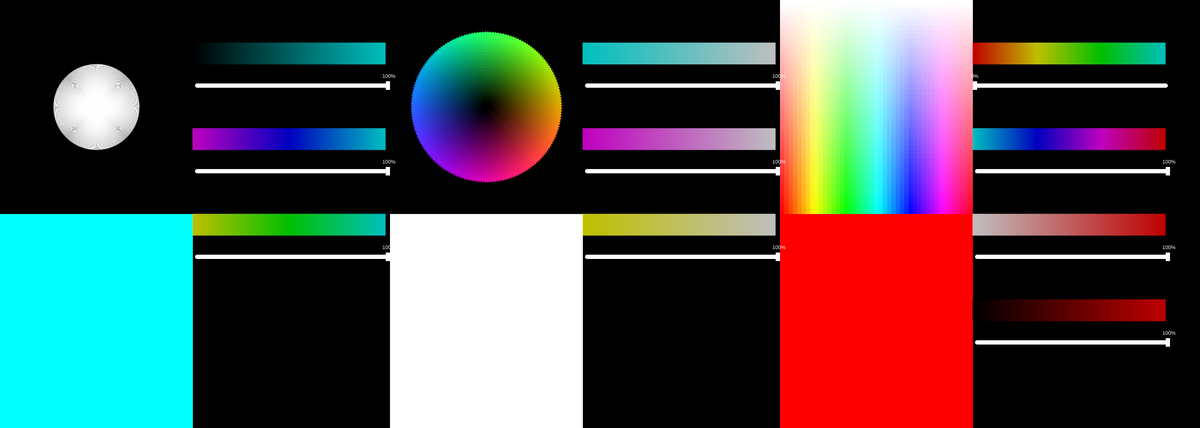
Frame 1 (no input)
Frame 60 (no input): identical to frame 1, image omitted
Frame 120 (the mouse pressed at the canvas centre since frame 60): identical to frame 1, image omitted

The p5.js sketch that drew this single still picture (run headless with seeded random() and noise() and a simulated clock; from frame 60 on, the mouse is pressed at the canvas centre):

// p5.js sketch
// ── sketch.js
let hsb = null;
let rgb = null;

function setup() {
  createCanvas(2800, 1000);
  lab = new ColorPickerLAB(createVector(0, 0), createVector(900, 1000), 10);
  rgb = new ColorPickerRGB(createVector(910, 0), createVector(900, 1000), 10);
  hsb = new ColorPicker(createVector(1820, 0), createVector(900, 1000), 10);
}

function draw() {
  background(0, 0, 0);
  hsb.display();
  rgb.display();
  lab.display();
  if (mouseIsPressed) {
    rgb.selectUpdate(mouseX, mouseY);
    hsb.selectUpdate(mouseX, mouseY);
    lab.selectUpdate(mouseX, mouseY);
  }
}

// ── ColorPicker.js
class ColorPicker {
    constructor(pos, size, resolution = 10) {
        this.pos = pos;
        this.size = size;
        this.resolution = resolution;
        colorMode(HSB, 1);
        this.selected = color(1, 1, 1);
        this.hue = 1;
        this.hue1 = new ScrollBar(createVector(pos.x + size.x / 2, pos.y + size.y / 5), createVector(size.x / 2, size.y / 2), 10, 0);
        this.hue2 = new ScrollBar(createVector(pos.x + size.x / 2, pos.y + 2 * size.y / 5), createVector(size.x / 2, size.y / 2), 10, 1);
        this.saturation = new ScrollBar(createVector(pos.x + size.x / 2, pos.y + 3 * size.y / 5), createVector(size.x / 2, size.y / 2), 10, 1);
        this.brightness = new ScrollBar(createVector(pos.x + size.x / 2, pos.y + 4 * size.y / 5), createVector(size.x / 2, size.y / 2), 10, 1);
    }

    showRange(pos, size, colorFunction) {
        colorMode(HSB, 1);
        for (let i = 0; i < size.x; i += 1) {
            strokeWeight(1);
            stroke(colorFunction(i));
            line(pos.x + i, pos.y, pos.x + i, pos.y + size.y);
        }
    }

    display() {
        colorMode(HSB, 1);
        for (let i = 0; i < this.size.x / 2; i += this.resolution) {
            for (let j = 0; j < this.size.y / 2; j += this.resolution) {
                let c = color(map(i, 0, this.size.x / 2, 0, 1), map(j, 0, this.size.y / 2, 0, 1), 1);
                fill(c);
                noStroke();
                rect(this.pos.x + i, this.pos.y + j, this.resolution, this.resolution);
            }
        }
        fill(this.selected);
        rect(this.pos.x, this.pos.y + this.size.y / 2, this.size.x / 2, this.size.y / 2);
        let colorFunctions = [
            (i) => color(map(i, 0, this.size.x / 2, 0, 0.5), this.saturation.value, this.brightness.value),
            (i) => color(map(i, 0, this.size.x / 2, 0.5, 1), this.saturation.value, this.brightness.value),
            (i) => color(this.hue, map(i, 0, this.size.x / 2, 0, 1), this.brightness.value),
            (i) => color(this.hue, this.saturation.value,map(i, 0, this.size.x / 2, 0, 1))
        ];
        for (let i = 0; i < 4; i += 1) {
            this.showRange(createVector(this.pos.x + this.size.x / 2, this.pos.y + (1 + i) * this.size.y / 5 - 100), createVector(this.size.x / 2, 50), colorFunctions[i]);
        }
        this.hue1.display();
        this.hue2.display();
        this.saturation.display();
        this.brightness.display();
    }

    selectUpdate(x, y) {
        colorMode(HSB, 1);
        if (this.hue1.click(x, y))
        {
            this.hue = this.hue1.value / 2;
        }
        if (this.hue2.click(x, y))
        {
            this.hue = this.hue2.value / 2 + 0.5;
        }
        this.saturation.click(x, y);
        this.brightness.click(x, y);
        this.selected = color(map(this.hue, 0, 1, 0, 1), map(this.saturation.value, 0, 1, 0, 1), map(this.brightness.value, 0, 1, 0, 1));
    }
}
// ── ColorPickerLAB.js
function LAB_sphere_cut(center, size, LWB) {
    let radius = LWB * 100;
    push();
    translate(center.x, center.y);
    for (let i = 0; i < TWO_PI; i += 0.01) {
        let x = radius * cos(i);
        let y = radius * sin(i);
        stroke(255);
        strokeWeight(1);
        line(0, 0, x, y);
    }
    pop();
}

class ColorPickerLAB {
    constructor(pos, size, resolution = 10) {
        this.pos = pos;
        this.size = size;
        this.resolution = resolution;
        colorMode(RGB, 1);
        this.selected = color(1, 1, 1);
        this.LWB = new ScrollBar(createVector(pos.x + size.x / 2, pos.y + size.y / 5), createVector(size.x / 2, size.y / 2), 10, 1);
        this.ARG = new ScrollBar(createVector(pos.x + size.x / 2, pos.y + 2 * size.y / 5), createVector(size.x / 2, size.y / 2), 10, 1);
        this.BYB = new ScrollBar(createVector(pos.x + size.x / 2, pos.y + 3 * size.y / 5), createVector(size.x / 2, size.y / 2), 10, 1);
        this.selected = this.updateColor(this.LWB.value, this.ARG.value, this.BYB.value);
    }

    showRange(pos, size, colorFunction) {
        colorMode(RGB, 1);
        for (let i = 0; i < size.x; i += 1) {
            strokeWeight(1);
            stroke(colorFunction(i));
            line(pos.x + i, pos.y, pos.x + i, pos.y + size.y);
        }
    }

    display() {
        colorMode(RGB, 1);
        // RGB_Triangle(createVector(this.pos.x + this.size.x / 4, this.pos.y + this.size.y / 4), min(this.size.x / 4, this.size.y / 4));
        LAB_sphere_cut(createVector(this.pos.x + this.size.x / 4, this.pos.y + this.size.y / 4), min(this.size.x / 4, this.size.y / 4), this.LWB.value);
        fill(this.selected);
        rect(this.pos.x, this.pos.y + this.size.y / 2, this.size.x / 2, this.size.y / 2);
        let colorFunctions = [
            (i) => this.updateColor(map(i, 0, this.size.x / 2, 0, 1), this.ARG.value, this.BYB.value),
            (i) => this.updateColor(this.LWB.value, map(i, 0, this.size.x / 2, 0, 1), this.BYB.value),
            (i) => this.updateColor(this.LWB.value, this.ARG.value, map(i, 0, this.size.x / 2, 0, 1)),
        ];
        for (let i = 0; i < 3; i += 1) {
            this.showRange(createVector(this.pos.x + this.size.x / 2, this.pos.y + (1 + i) * this.size.y / 5 - 100), createVector(this.size.x / 2, 50), colorFunctions[i]);
        }
        this.LWB.display();
        this.ARG.display();
        this.BYB.display();
    }

    updateColor(LWB, ARG, BYB) {
        colorMode(RGB, 1);
        let R = 0, G = 0, B = 0;
        if (ARG > 0.5) {
            G = LWB * map(ARG, 0.5, 1, 0, 1);
            R = 0;
        } else {
            R = LWB * map(ARG, 0, 0.5, 1, 0);
            G = 0;
        }
        if (BYB > 0.5) {
            B = LWB * map(BYB, 0.5, 1, 0, 1);
        }
        else {
            B = 0;
            R = R + (LWB * map(BYB, 0, 0.5, 1, 0));
            G = G + (LWB * map(BYB, 0, 0.5, 1, 0));
        }
        return color(R, G, B);
    }

    selectUpdate(x, y) {
        this.LWB.click(x, y);
        this.ARG.click(x, y);
        this.BYB.click(x, y);
        this.selected = this.updateColor(this.LWB.value, this.ARG.value, this.BYB.value);
    }
}
// ── ColorPickerRGB.js
function RGB_Triangle(pos, size, tilesize = 10) {
    colorMode(RGB, 1);
    push();
    translate(pos.x, pos.y);
    j_iteration = size / tilesize;
    for (let i = 0; i < PI*2; i += PI/(size / (tilesize/4))) {
        for (let j = 0; j < j_iteration; j += 1) {
            let c = color(map(cos(i), -1, 1, 0, 1) * j/(j_iteration-1), map(cos(i + TWO_PI / 3), -1, 1, 0, 1) * j/(j_iteration-1), map(cos(i + 2 * TWO_PI / 3), -1, 1, 0, 1) * j/(j_iteration-1));
            push();
            rotate(i);
            translate(size / 2 * j / (j_iteration-1), size / 2 * j / (j_iteration-1));
            noStroke();
            fill(c);
            rect(0, 0, size / j_iteration, size / j_iteration);
            // stroke(c);
            // strokeWeight(1);
            // rect(pos.x + size.x * cos(i) * j / (j_iteration-1), pos.y + size.y * sin(i) * j / (j_iteration-1), size.x / j_iteration, size.y / j_iteration);
            pop();
        // let c = color(map(cos(i), -1, 1, 0, 1), map(cos(i + TWO_PI / 3), -1, 1, 0, 1), map(cos(i + 2 * TWO_PI / 3), -1, 1, 0, 1));
        // stroke(c);
        // strokeWeight(1);
        // line(pos.x, pos.y, pos.x + size.x * cos(i), pos.y + size.y * sin(i));
        }
    }
    pop();
}

class ColorPickerRGB {
    constructor(pos, size, resolution = 10) {
        this.pos = pos;
        this.size = size;
        this.resolution = resolution;
        colorMode(RGB, 1);
        this.selected = color(1, 1, 1);
        this.Red = new ScrollBar(createVector(pos.x + size.x / 2, pos.y + size.y / 5), createVector(size.x / 2, size.y / 2), 10, 1);
        this.Green = new ScrollBar(createVector(pos.x + size.x / 2, pos.y + 2 * size.y / 5), createVector(size.x / 2, size.y / 2), 10, 1);
        this.Blue = new ScrollBar(createVector(pos.x + size.x / 2, pos.y + 3 * size.y / 5), createVector(size.x / 2, size.y / 2), 10, 1);
    }

    showRange(pos, size, colorFunction) {
        colorMode(RGB, 1);
        for (let i = 0; i < size.x; i += 1) {
            strokeWeight(1);
            stroke(colorFunction(i));
            line(pos.x + i, pos.y, pos.x + i, pos.y + size.y);
        }
    }

    display() {
        colorMode(RGB, 1);
        RGB_Triangle(createVector(this.pos.x + this.size.x / 4, this.pos.y + this.size.y / 4), min(this.size.x / 4, this.size.y / 4));
        fill(this.selected);
        rect(this.pos.x, this.pos.y + this.size.y / 2, this.size.x / 2, this.size.y / 2);
        let colorFunctions = [
            (i) => color(map(i, 0, this.size.x / 2, 0, 1), this.Green.value, this.Blue.value),
            (i) => color(this.Red.value, map(i, 0, this.size.x / 2, 0, 1), this.Blue.value),
            (i) => color(this.Red.value, this.Green.value, map(i, 0, this.size.x / 2, 0, 1)),
        ];
        for (let i = 0; i < 3; i += 1) {
            this.showRange(createVector(this.pos.x + this.size.x / 2, this.pos.y + (1 + i) * this.size.y / 5 - 100), createVector(this.size.x / 2, 50), colorFunctions[i]);
        }
        this.Red.display();
        this.Green.display();
        this.Blue.display();
    }

    updateColor() {
        colorMode(RGB, 1);

        this.selected = color(map(this.Red.value, 0, 1, 0, 1), map(this.Green.value, 0, 1, 0, 1), map(this.Blue.value, 0, 1, 0, 1));
    }

    selectUpdate(x, y) {
        this.Red.click(x, y);
        this.Green.click(x, y);
        this.Blue.click(x, y);
        this.updateColor();
    }
}
// ── ScrollBar.js
class ScrollBar {
    constructor(pos, size, thickness, defaultValue = 0) {
        this.pos = pos;
        this.size = size;
        this.thickness = thickness;
        this.direction = "horizontal";
        this.value = defaultValue;
    }

    click(x, y) {
        if (x >= this.pos.x && x < this.pos.x + this.size.x - this.thickness && y > this.pos.y - this.thickness * 2 && y < this.pos.y + this.thickness * 2) {
            this.value = (x - this.pos.x) / (this.size.x - this.thickness);
            return true;
        }
        return false;
    }

    display() {
        stroke(255);
        strokeWeight(this.thickness);
        line(this.pos.x + this.thickness, this.pos.y, this.pos.x + this.size.x, this.pos.y);
        fill(255);
        noStroke();
        rect(this.pos.x + this.value * this.size.x, this.pos.y - this.thickness, this.thickness, this.thickness * 2);
        textSize(12);
        fill(255);
        let percentage = (this.value * 100).toFixed(0) + "%";
        textAlign(CENTER, BOTTOM);
        text(percentage, this.pos.x + textWidth(percentage) / 4 + this.value * this.size.x, this.pos.y - this.thickness / 2 - 10);
    }
}
